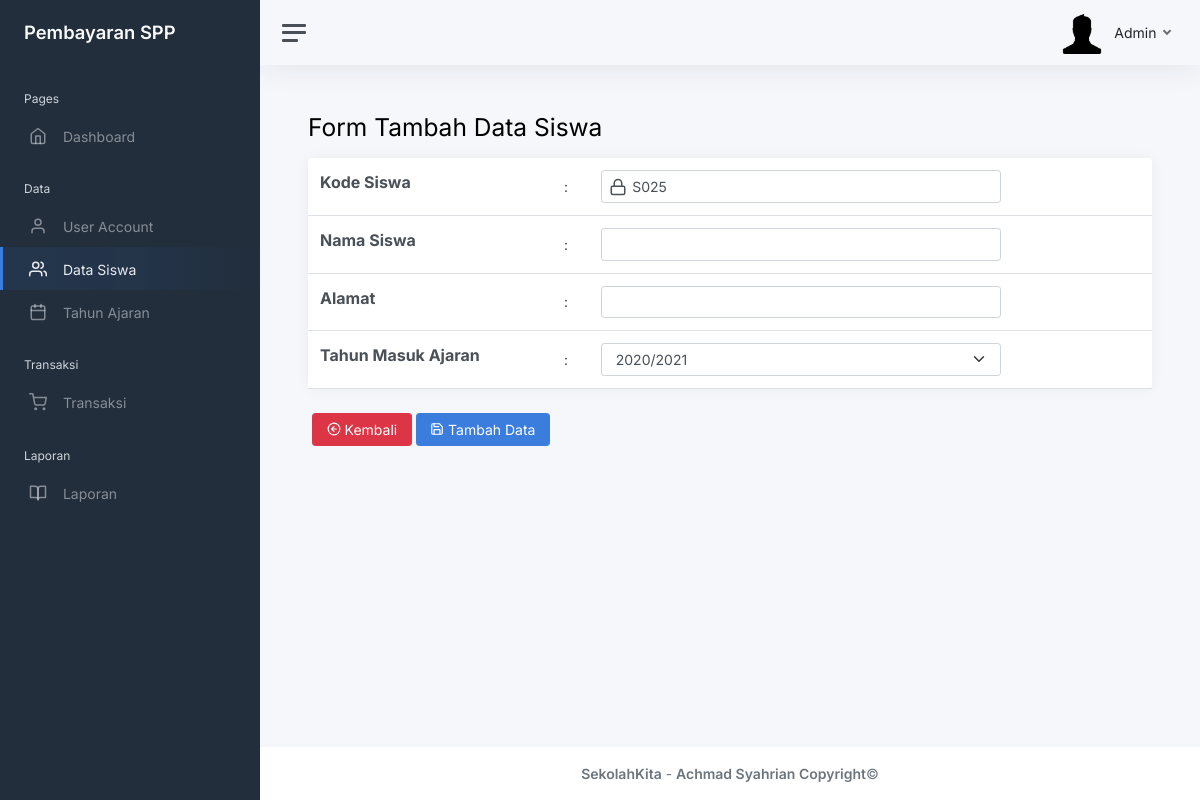
/static/pages/data-view/data-siswa/tambah-siswa.php (signed in), run on an earlier commit of the app's database.
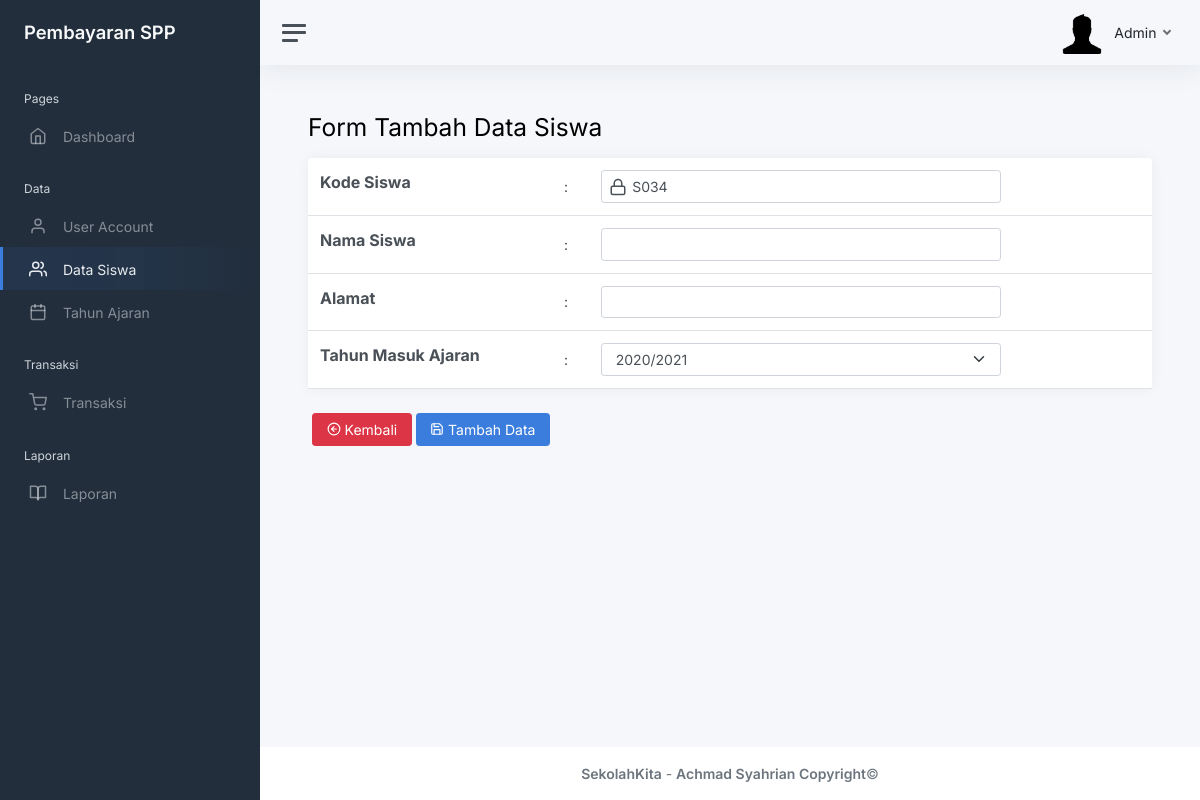
And on a later commit of the database.
### tables this page shows
CREATE TABLE `data_siswa` (
  `id` int(5) NOT NULL,
  `kode_siswa` varchar(100) NOT NULL,
  `nama_siswa` varchar(50) NOT NULL,
  `alamat_siswa` varchar(50) NOT NULL,
  `tahun_ajaran` varchar(9) NOT NULL
);

### static/pages/functions.php (called while the page is built, shortened)
<?php
$connect = mysqli_connect("localhost", "root", "", "spp_sekolah");
function query($query) {
  global $connect;
  $result = mysqli_query($connect, $query);
  $rows = [];
    while ($row = mysqli_fetch_assoc($result)) {
      $rows[] = $row;
    }
    return $rows;
}
function queryUser($query) {
  global $connect;
  $result = mysqli_query($connect, $query);
  $rows = [];
    while ($row = mysqli_fetch_array($result)) {
      $rows[] = $row;
    }
    return $rows;
}
?>

### static/pages/data-view/data-siswa/tambah-siswa.php (the view, shortened to what this page needs)
<?php
require '../../functions.php';
$data_siswa = queryUser("SELECT * FROM data_siswa ORDER BY id DESC LIMIT 1");
$tahun_ajaran = query("SELECT * FROM tahun_ajaran");
?>
<!DOCTYPE html>
<html lang="en">
	<?php
		include('../../../partials/head.php');
	?>
<body>
	<div class="wrapper">
	<?php
		include('../../../partials/navbar.php');
	?>
		<div class="main">
			<?php
				include('../../../partials/navbar-top.php');
			?>
			<main class="content">
				<div class="container-fluid p-0">
					<h1 class="h2 mb-3 animate__animated animate__fadeInUp animate__fast">Form Tambah Data Siswa</h1>
					<form action="" method="POST">
						<div class="row animate__animated animate__fadeInUp animate__fast">
							<div class="col-12 d-flex ">
								<div class="card flex-fill">
									<table class="table table-hover my-0  table-responsive">
										<tr>
											<th>
												<label for="id_siswa" style="font-size:16px;">Kode Siswa</label>
											</th>
											<td>:</td>
											<td>
												<div class="icon" style="position:absolute;">
													<i class='align-middle mt-2 ms-2' data-feather='lock'></i>
												</div>
												<input type="text" name="id_siswa" id="id_siswa" class="form-control" style="width:400px; padding-left:30px;" value="S0<?= $data_siswa[0]['id']+1; ?>"  readonly>
											</td>
										</tr>
										<tr>
											<th>
												<label for="namaSiswa" style="font-size:16px;">Nama Siswa</label>
											</th>
											<td>:</td>
											<td>
												<input type="text" name="namaSiswa" id="namaSiswa" class="form-control" style="width:400px;" required oninvalid="this.setCustomValidity('Nama harus diisi..')" oninput="setCustomValidity('')">
											</td>
										</tr>
										<tr>
											<th>
												<label for="alamat" style="font-size:16px;">Alamat</label>
											</th>
											<td>:</td>
											<td>
												<input type="text" name="alamat" id="alamat" class="form-control" style="width:400px;" required oninvalid="this.setCustomValidity('Alamat harus diisi..')" oninput="setCustomValidity('')">
											</td>
										</tr>
										<tr>
											<th>
												<label for="tahunAjaran" style="font-size:16px;">Tahun Masuk Ajaran</label>
											</th>
											<td>:</td>
											<td>
												<select name="tahunAjaran" id="tahunAjaran" class="form-select mb-0" style="width:400px;" >
													<?php foreach ($tahun_ajaran as $row) : ?>
														<option><?= $row["tahun_ajaran"]; ?></option>
													<?php endforeach; ?>
												</select>
											</td>
										</tr>
									</table>
								</div>
							</div>
							<div class="card-footer animate__animated animate__fadeInUp animate__slow">
								<h5 class="card-title mb-0 ms-3 text-start">
									<a class="btn btn-danger" href="data-siswa">
										<i class='align-middle mb-1'  data-feather='arrow-left-circle'></i>
											Kembali
									</a>
										<button name="tambah" class="btn btn-primary" type="submit">
										<i class='align-middle mb-1' data-feather='save'></i>
											Tambah Data
										</button>
								</h5>
							</div>
						</div>
					</form>
				</div>
			</main>
			<?php
				include('../../../partials/footer.php');
			?>
		</div>
	</div>
</body>
</html>

What changed in the data, as far as the page shows it:
no longer on this page (row unchanged): data_siswa: id_siswa "S025"
added data_siswa: id_siswa "S034"
